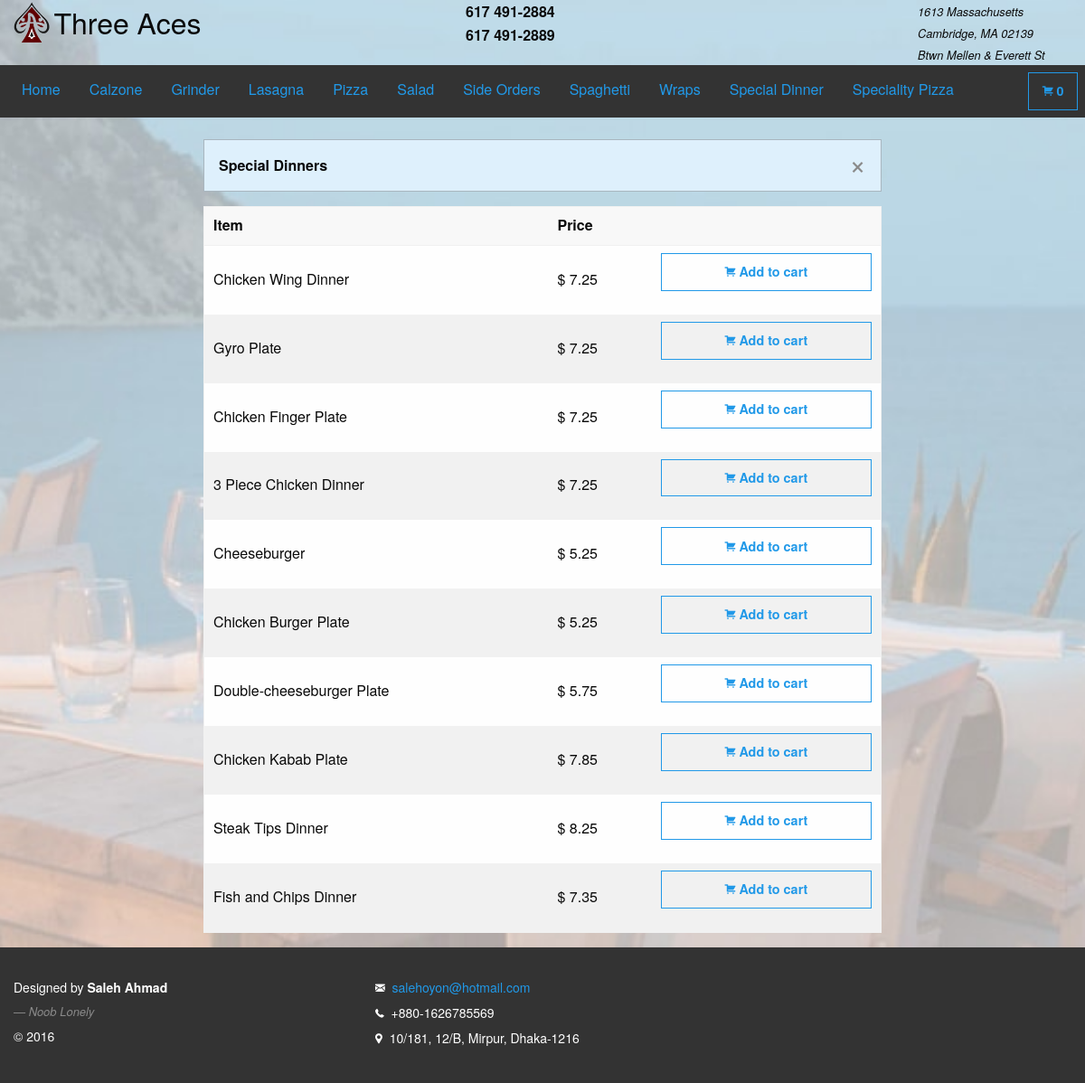
The page /specialdinners.php on the database its author committed.
### tables this page shows
CREATE TABLE IF NOT EXISTS `special_dinner` (
`sp_din_id` bigint(20) NOT NULL COMMENT 'Special Dinner ID',
  `sp_din_name` text NOT NULL COMMENT 'Special Dinner Name',
  `sp_din_price` decimal(10,2) NOT NULL COMMENT 'Special Dinner Price'
);

### model/db.php (called while the page is built, shortened)
<?php
function specialDinner()
{
    $conn        = db_conn();
    $selectQuery = 'SELECT * FROM `special_dinner`';
    try{
        $stmt = $conn->query($selectQuery);
    }catch(PDOException $e){
        handle_sql_errors($selectQuery, $e->getMessage());
    }
    $row = $stmt->fetchAll(PDO::FETCH_ASSOC);
    return $row;
}

### controller/dataCollector.php (called while the page is built, shortened)
<?php
require_once 'model/db.php';
function getSpecialDinner()
{
    $row = specialDinner();
    return $row;
}

### specialdinners.php (the view, shortened to what this page needs)
<?php
require_once 'controller/dataCollector.php';
$row = getSpecialDinner();
?>
<!doctype html>
<html class="no-js" lang="en">
    <head>
        <?php require_once 'includes/head.php';?>
    </head>
    <body>
        <div class="cover-image"></div>
        <div id="wrap">
            <main>
                <header>
                    <?php include_once 'includes/upperHeader.php';?>
                    <nav id="fixed-top-nav-sec">
                        <?php require_once 'includes/navbar.php'; ?>
                    </nav>
                </header>
                <br/>
                <section>
                    <div class="small-12 columns">
                        <div class="small-8 small-centered columns">
                            <div class="panel callout primary" data-closable>
                                <strong>Special Dinners</strong>
                                <button class="close-button" aria-label="Dismiss alert" type="button" data-close>
                                    <span aria-hidden="true">&times;</span>
                                </button>
                            </div>
                            <table style="width: 100%">
                                <thead>
                                <tr>
                                    <th>Item</th>
                                    <th>Price</th>
                                    <th></th>
                                </tr>
                                </thead>
                                <tbody>
                                <?php foreach($row as $r): ?>
                                    <tr data-id ="<?= htmlentities(stripcslashes($r['sp_din_id']), ENT_QUOTES, 'UTF-8'); ?>" data-type="Special Dinner">
                                        <td><?= htmlentities(stripcslashes($r['sp_din_name']), ENT_QUOTES, 'UTF-8'); ?></td>
                                        <td> $ <?= htmlentities(stripcslashes($r['sp_din_price']), ENT_QUOTES, 'UTF-8'); ?></td>
                                        <td>
                                            <button type="button" class="button hollow primary expanded item">
                                                <i class="fi-shopping-cart"></i>
                                                <strong>Add to cart</strong>
                                            </button>
                                        </td>
                                    </tr>
                                <?php endforeach; ?>
                                </tbody>
                            </table>
                        </div>
                    </div>
                </section>
            </main>
        </div>
        <footer>
            <?php include_once 'includes/footer.php';?>
        </footer>
    </body>
</html>

### css/main.css (style rules this page uses)
html { color: #222; font-size: 1em; line-height: 1.4; }
.cover-image { position: fixed; top: 0; left: 0; right: 0; z-index: -1; top:0; background: url("../img/back-image.jpg") bottom no-repeat fixed; background-size: cover; height: 100%; }
#wrap { min-height: 100%; }
main { overflow:auto; padding-bottom: 150px; }
footer { background: #333; color:#fff; position: relative; margin-top: -150px; clear:both; padding: 30px 0; height: 150px; font-size: 14px; line-height: 2 }
body { scrollbar-face-color: #def0fc; scrollbar-shadow-color: #99B0BD; scrollbar-arrow-color: #686F73; scrollbar-track-color: #EFF0F5; }

### rows shown on the page
special_dinner: sp_din_name "Chicken Wing Dinner", sp_din_price "7.25"
special_dinner: sp_din_name "Gyro Plate", sp_din_price "7.25"
special_dinner: sp_din_name "Chicken Finger Plate", sp_din_price "7.25"
special_dinner: sp_din_name "3 Piece Chicken Dinner", sp_din_price "7.25"
special_dinner: sp_din_name "Cheeseburger", sp_din_price "5.25"
special_dinner: sp_din_name "Chicken Burger Plate", sp_din_price "5.25"
special_dinner: sp_din_name "Double-cheeseburger Plate", sp_din_price "5.75"
special_dinner: sp_din_name "Chicken Kabab Plate", sp_din_price "7.85"
special_dinner: sp_din_name "Steak Tips Dinner", sp_din_price "8.25"
special_dinner: sp_din_name "Fish and Chips Dinner", sp_din_price "7.35"

### other values the page prints
count($_SESSION['cart']) "0"
